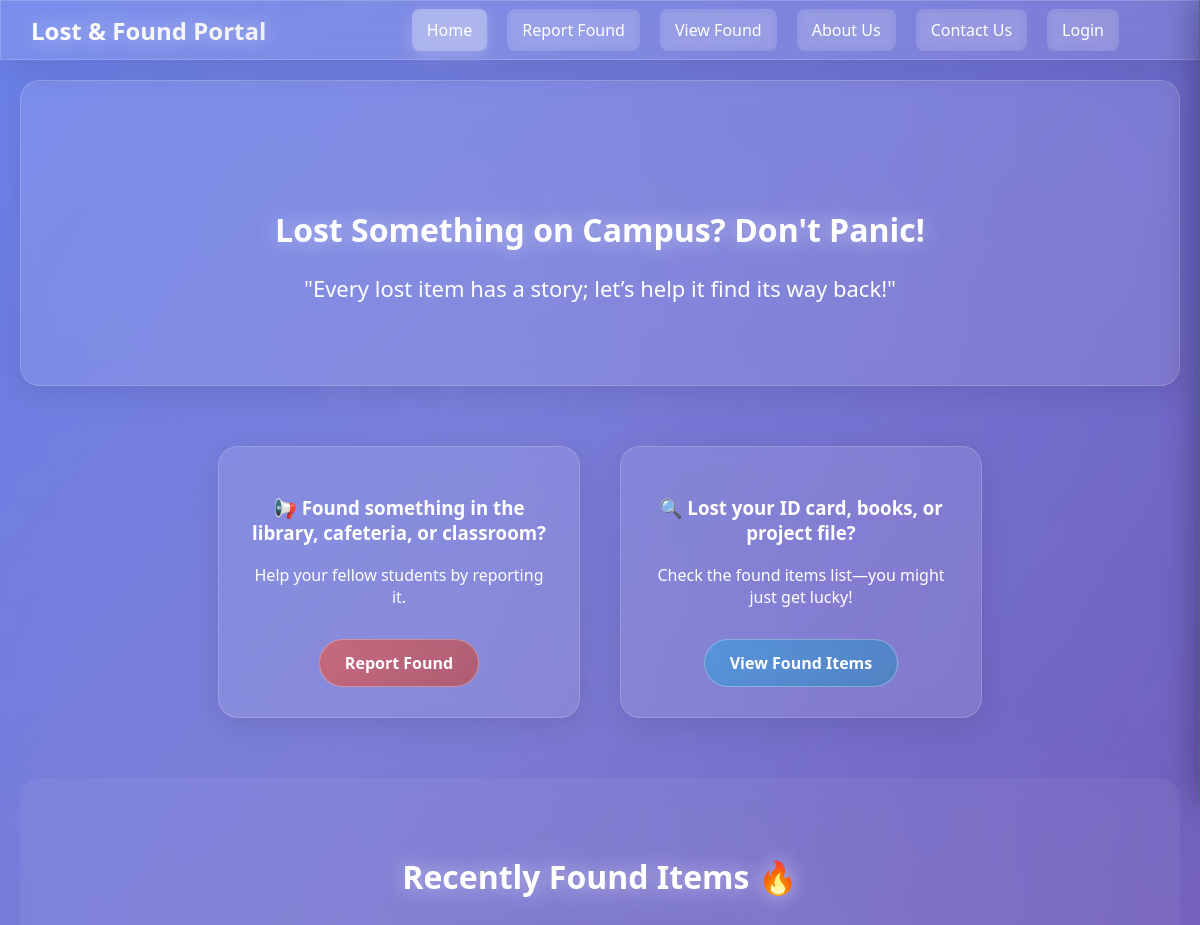
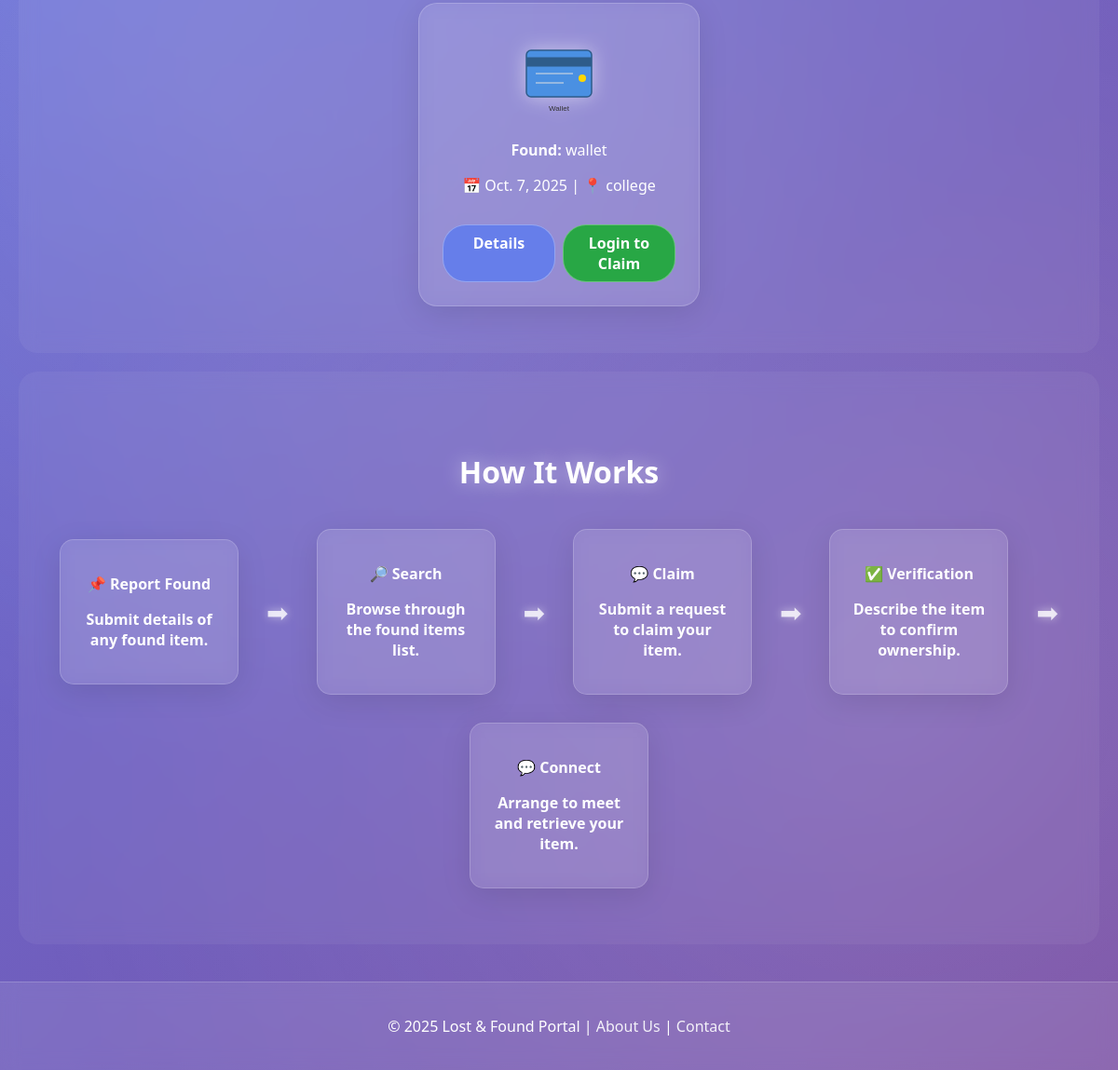
The page / on the database its author committed (2 pictures, top to bottom).
### found_app/models.py (models this page shows, shortened)
class FoundItem(models.Model):
    CATEGORY_CHOICES = [
        ('electronics', 'Electronics'),
        ('documents', 'Documents'),
        ('clothing', 'Clothing'),
        ('other', 'Other'),
    ]
    user = models.ForeignKey(User, on_delete=models.CASCADE)  # Link to the User model
    item_name = models.CharField(max_length=255)  # Name of the lost item
    description = models.TextField()  # Description of the item
    category = models.CharField(
        max_length=20,
        choices=CATEGORY_CHOICES,  # Predefined choices for category
        default='other',  # Default category
    )
    date_found = models.DateField()  # Date when the item was lost
    location = models.CharField(max_length=255)  # Where the item was lost
    image = models.ImageField(upload_to='lost_items/', blank=True, null=True)  # Optional image field
    is_claimed = models.BooleanField(default=False)  # Track if item is claimed
    claimed_by = models.ForeignKey(User, on_delete=models.SET_NULL, null=True, blank=True, related_name='claimed_items')  # Who claimed it
    class Meta:
        db_table="Found_item"

### accounts/views.py (the view)
# urls.py: path('', v.home, name='home'),
def home(request):
    recent_items = FoundItem.objects.all().order_by('-date_found')[:3]
    return render(request,'home.html', {'recent_items': recent_items})

### accounts/templates/home.html (shortened to what this page needs)
{% load static %}
<!DOCTYPE html>
<html lang="en">
<head>
    <link rel="stylesheet" href="{% static 'css/home.css' %}">
</head>
<body>
    <header>
        <div class="logo">Lost & Found Portal</div>
        <nav class="links">
            <a href="{% url 'home' %}" class="active">Home</a>
            {% if user.is_authenticated %}
                <a href="{% url 'report_found' %}">Report Found</a>
                <a href="{% url 'view_found' %}">View Found</a>
            {% else %}
                <a href="#" onclick="alert('Please sign in to report your items.')">Report Found</a>
                <a href="#" onclick="alert('Please sign in to report your items.')">View Found</a>
            {% endif %}
            <a href="{% url 'about' %}">About Us</a>
            <a href="{% url 'contact' %}">Contact Us</a>
            {% if user.is_authenticated %}
                <a href="{% url 'logout' %}" onclick="return confirmLogout();">Logout</a>
            {% else %}
                <a href="{% url 'login' %}">Login</a>
            {% endif %}
        </nav>
    </header>
    <section class="intro">
        <h2>Lost Something on Campus? Don't Panic!</h2>
        <p>"Every lost item has a story; let’s help it find its way back!"</p>
    </section>
    <section class="report-section">
        <div class="box">
            <h3>📢 Found something in the library, cafeteria, or classroom?</h3>
            <p>Help your fellow students by reporting it.</p>
            {% if user.is_authenticated %}
                <a href="{% url 'report_found' %}" class="btn report-btn">Report Found</a>
            {% else %}
                <a href="{% url 'login' %}" class="btn report-btn">Report Found</a>
            {% endif %}
        </div>
        <div class="box">
            <h3>🔍 Lost your ID card, books, or project file?</h3>
            <p>Check the found items list—you might just get lucky!</p>
            {% if user.is_authenticated %}
                <a href="{% url 'view_found' %}" class="btn view-btn">View Found Items</a>
            {% else %}
                <a href="{% url 'login' %}" class="btn view-btn">View Found Items</a>
            {% endif %}
        </div>
    </section>
    <section class="recent-items">
        <h2>Recently Found Items 🔥</h2>
        <div class="items-container">
            {% if recent_items %}
                {% for item in recent_items %}
                <div class="item-card">
                    {% if item.image %}
                        <img src="{{ item.image.url }}" alt="{{ item.item_name }}" style="width: 100%; height: 150px; object-fit: cover; border-radius: 10px;">
                    {% else %}
                        <img src="{% static 'images/wallet.svg' %}" alt="Item">
                    {% endif %}
                    <p><strong>Found: </strong>{{ item.item_name }}</p>
                    <p>📅 {{ item.date_found }} | 📍 {{ item.location }}</p>
                    <div style="display: flex; gap: 8px; margin-top: 10px;">
                        <a href="{% url 'item_detail' item.id %}" class="claim-btn" style="flex: 1; text-align: center; text-decoration: none; padding: 8px; background: #667eea;">Details</a>
                        {% if user.is_authenticated and item.user != user %}
                            <a href="{% url 'claim_item' item.id %}" class="claim-btn" style="flex: 1; text-align: center; text-decoration: none; padding: 8px; background: #28a745;">Claim</a>
                            <a href="{% url 'chat_with_user' item.user.username %}" class="claim-btn" style="flex: 1; text-align: center; text-decoration: none; padding: 8px; background: #17a2b8;">💬 Chat</a>
                        {% elif not user.is_authenticated %}
                            <a href="{% url 'login' %}" class="claim-btn" style="flex: 1; text-align: center; text-decoration: none; padding: 8px; background: #28a745;">Login to Claim</a>
                        {% else %}
                            <span style="flex: 1; text-align: center; padding: 8px; background: #6c757d; color: white; border-radius: 5px; font-size: 14px;">Your Item</span>
                        {% endif %}
                    </div>
                </div>
                {% endfor %}
            {% endif %}
        </div>
    </section>
<section class="how-it-works">
    <h2>How It Works</h2>
    <div class="steps">
        <div class="step">
            <p>📌 Report Found</p>
            <p>Submit details of any found item.</p>
        </div>
        <div class="arrow">➡</div>
        <div class="step">
            <p>🔎 Search</p>
            <p>Browse through the found items list.</p>
        </div>
        <div class="arrow">➡</div>
        <div class="step">
            <p>💬 Claim</p>
            <p>Submit a request to claim your item.</p>
        </div>
        <div class="arrow">➡</div>
        <div class="step">
            <p>✅ Verification</p>
            <p>Describe the item to confirm ownership.</p>
        </div>
        <div class="arrow">➡</div>
        <div class="step">
            <p>💬 Connect</p>
            <p>Arrange to meet and retrieve your item.</p>
        </div>
    </div>
</section>
<footer>
    <p>&copy; 2025 Lost & Found Portal | <a href="#">About Us</a> | <a href="#">Contact</a></p>
</footer>
</body>
</html>

### rows shown on the page
FoundItem: item_name "wallet", date_found "Oct. 7, 2025", location "college"
